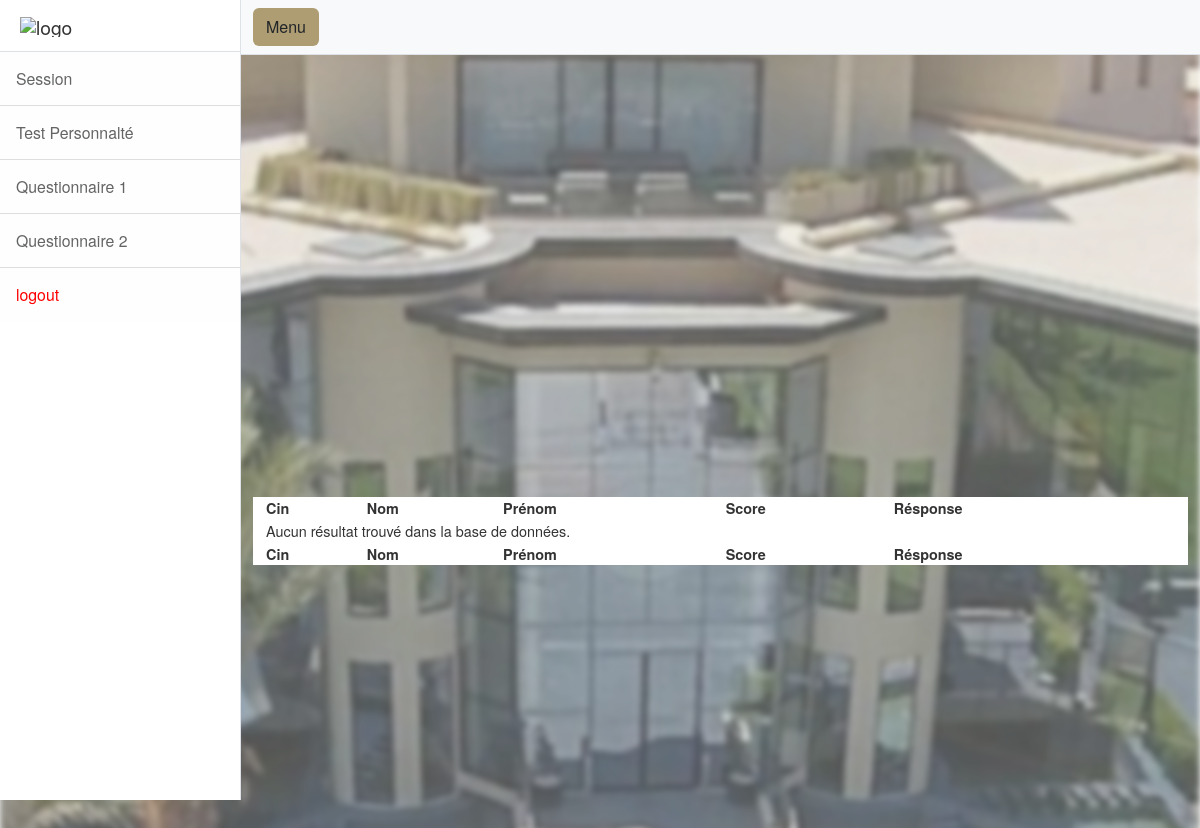
Page /dashboard/Qcm1M.php on the earlier database version.
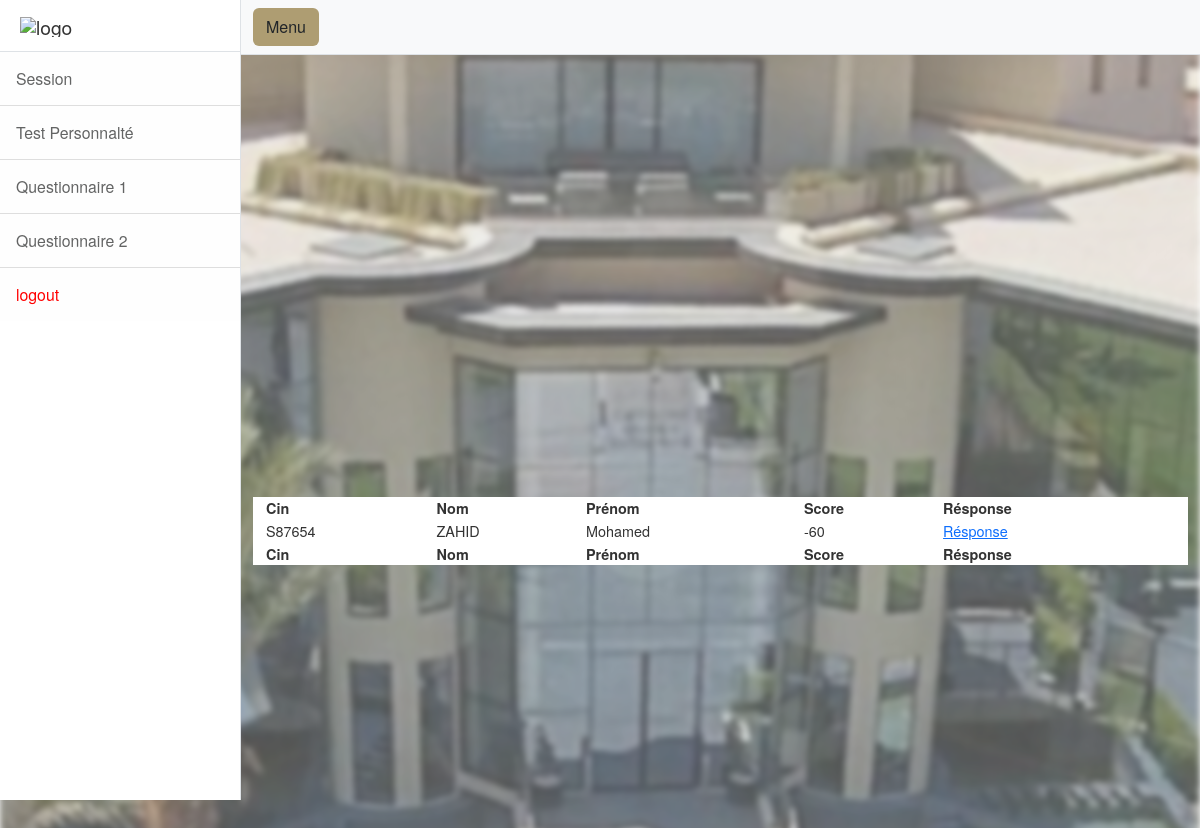
Same page on the later database version.
### tables this page shows
CREATE TABLE `noteq1` (
  `id` int(11) NOT NULL,
  `cin` varchar(110) NOT NULL,
  `nom` varchar(256) NOT NULL,
  `prenom` varchar(256) NOT NULL,
  `score` int(11) NOT NULL
);

### dashboard/Qcm1M.php (the view, shortened to what this page needs)
<?php
$conn = mysqli_connect("localhost", "root", "", "menarahold");
$sql = "SELECT n.id, n.cin, n.nom, n.prenom, n.score FROM noteq1 n , emp e WHERE n.nom = e.NOM AND n.prenom = e.PRENOM ";
$result = $conn->query($sql);
?>
<!DOCTYPE html>
<html lang="en">
<head>
<head>
<link href="css/styles.css" rel="stylesheet" />
    <link rel="stylesheet" type="text/css" href="https://cdn.datatables.net/1.11.5/css/jquery.dataTables.css">
        <link rel="stylesheet" href="https://cdn.datatables.net/1.12.1/css/jquery.dataTables.min.css">
        <link rel="stylesheet" href="https://cdn.datatables.net/fixedheader/3.2.3/css/fixedHeader.dataTables.min.css">
    <link href="https://nightly.datatables.net/css/jquery.dataTables.css" rel="stylesheet" type="text/css" />
    <link href="https://nightly.datatables.net/select/css/select.dataTables.css?_=9a6592f8d74f8f520ff7b22342fa1183.css" rel="stylesheet" type="text/css" />
    <link href="https://nightly.datatables.net/searchpanes/css/searchPanes.dataTables.css?13" rel="stylesheet" type="text/css" />
</head>
<body>
    <div class="d-flex" id="wrapper">
        <div class="border-end bg-white" id="sidebar-wrapper">
            <div class="sidebar-heading border-bottom bg-white"><img src="https://menara-holding.ma/Assets/images/Logo_mh.svg"
                  style="width:140px;heigth:20px" alt="logo"></div>
                  <div class="list-group list-group-flush">
                <a class="list-group-item list-group-item-action list-group-item-light p-3 allow-navigation" style="font-size: 1.1em;margin: 0;" href="session.php">Session</a>
                <a class="list-group-item list-group-item-action list-group-item-light p-3 allow-navigation" style="font-size: 1.1em;margin: 0;" href="#" id="menu1">Test Personnalté</a>
                <a class="list-group-item list-group-item-action list-group-item-light p-3 allow-navigation" style="font-size: 1.1em;margin: 0;" href="#" id="menu2">Questionnaire 1</a>
                <a class="list-group-item list-group-item-action list-group-item-light p-3 allow-navigation" style="font-size: 1.1em;margin: 0;" href="#" id="menu3">Questionnaire 2</a>
                <a class="list-group-item list-group-item-action list-group-item-light p-3 allow-navigation" style="font-size: 1.1em;margin: 0;color:red" href="logout.php">logout</a>
            </div>
        </div>
        <div id="page-content-wrapper">
            <nav class="navbar navbar-expand-lg navbar-light bg-light border-bottom">
                <div class="container-fluid">
                    <button class="btn" style="background-color:#ae9d72" id="sidebarToggle">Menu</button>
                </div>
            </nav>
            <div class="container-fluid">
                <br>
                 <br>
                <div id="container" style="width:100%; height:400px;"></div>
                    <div class="container" style="background-color:white;width:100%; ">
                    <table id="example" class="display nowrap" width="100%" style="width:100%">
                        <thead>
                        <tr>
                            <th>Cin</th>
                            <th>Nom</th>
                            <th>Prénom</th>
                            <th>Score</th>
                            <th>Résponse</th>
                        </tr>
                        </thead>
                        <tfoot>
                        <tr>
                            <th>Cin</th>
                            <th>Nom</th>
                            <th>Prénom</th>
                            <th>Score</th>
                            <th>Résponse</th>
                        </tr>
                        </tfoot>
                        <tbody>
                        <?php
                            if ($result->num_rows > 0) {
                                while ($row = $result->fetch_assoc()) {
                                    echo "<tr>";
                                    echo "<td>" . $row["cin"] . "</td>";
                                    echo "<td>" . $row["nom"] . "</td>";
                                    echo "<td>" . $row["prenom"] . "</td>";
                                    echo "<td>" . $row["score"] . "</td>";
                                    echo "<td><a href='detailsQ1M.php?id=" . $row["id"] . "'>Résponse</a></td>";
                                    echo "</tr>";
                                }
                            } else {
                                echo "<tr><td colspan='8'>Aucun résultat trouvé dans la base de données.</td></tr>";
                            }
                        ?>
                        </tbody>
                    </table>
                </div>
            </div>
        </div>
    </div>
</body>
</html>

Differences in the rows shown:
added noteq1: cin "S87654", nom "ZAHID", prenom "Mohamed", score "-60"
Other differences:
text no longer shown: "Aucun résultat trouvé dans la base de données."
